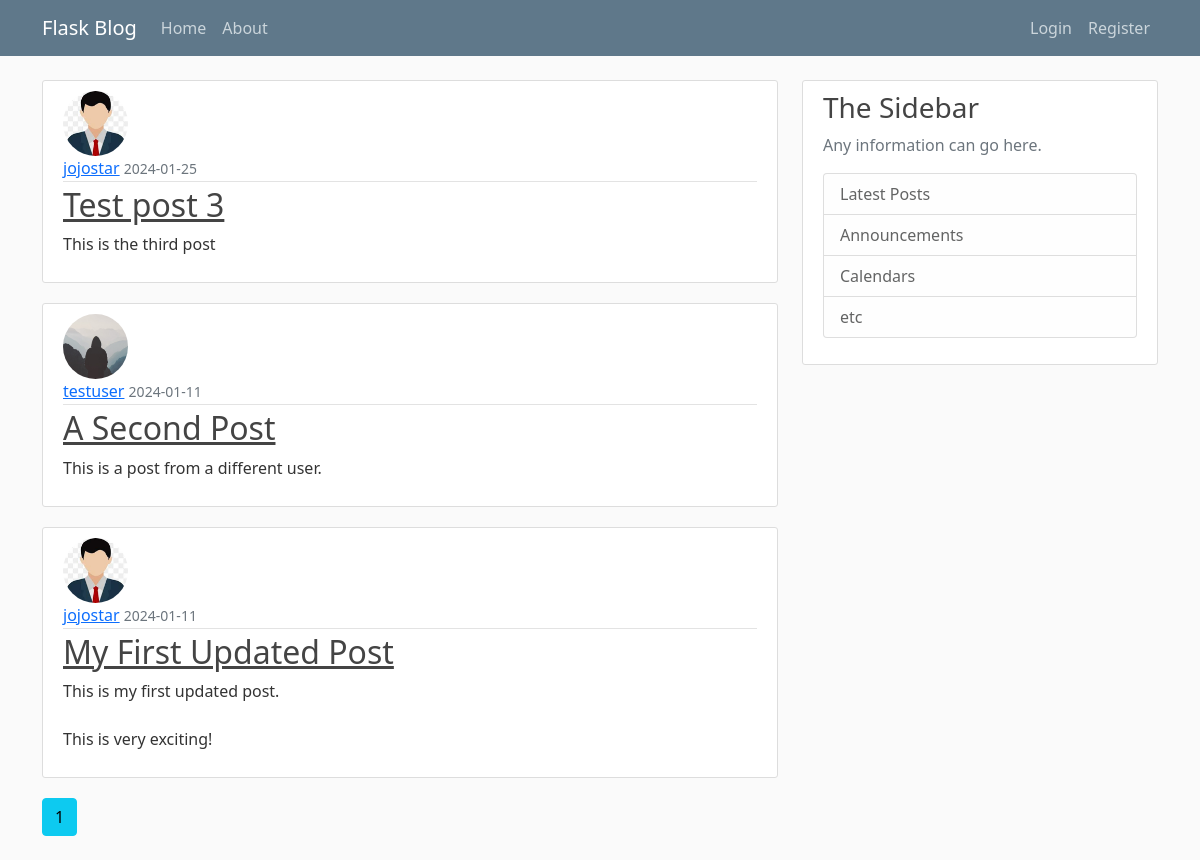
The page /home on the database its author committed.
### flaskblog/models.py (models this page shows, shortened)
class Post(db.Model):
    id = db.Column(db.Integer, primary_key=True)
    title =  db.Column(db.String(100), nullable=False)
    date_posted = db.Column(db.DateTime, nullable=False, default=datetime.utcnow)
    content = db.Column(db.Text, nullable=False)
    user_id = db.Column(db.Integer, db.ForeignKey('user.id'), nullable=False)

class User(db.Model, UserMixin):
    id = db.Column(db.Integer, primary_key=True)
    username = db.Column(db.String(20), unique=True, nullable=False)
    email = db.Column(db.String(120), unique=True, nullable=False)
    image_file = db.Column(db.String(20), nullable=False, default='default.jpg')
    password = db.Column(db.String(60), nullable=False)
    posts = db.relationship('Post', backref='author', lazy=True)

### flaskblog/main/routes.py (the view)
@main.route("/")
@main.route("/home")
def home():
    page = request.args.get('page', 1, type=int)
    posts = Post.query.order_by(Post.date_posted.desc()).paginate(page=page, per_page=5)
    return render_template('home.html', posts=posts)

### flaskblog/templates/home.html
{% extends "layout.html" %}
{% block content %}
    {% for post in posts.items %}
        <article class="media content-section">
            <img class="rounded-circle article-img" src="{{ url_for('static', filename='profile_pics/' + post.author.image_file) }}" alt="">
            <div class="media-body">
            <div class="article-metadata">
                <a class="mr-2" href="{{ url_for('users.user_posts', username=post.author.username) }}">{{ post.author.username }}</a>
                <small class="text-muted">{{ post.date_posted.strftime('%Y-%m-%d') }}</small>
            </div>
            <h2><a class="article-title" href="{{ url_for('posts.post', post_id=post.id) }}">{{ post.title }}</a></h2>
            <p class="article-content">{{ post.content }}</p>
            </div>
        </article>
    {% endfor %}
    {% for page_num in posts.iter_pages(left_edge=1, right_edge=1, left_current=1, right_current=2) %}
        {% if page_num %}
            {% if posts.page == page_num %}
                <a class="btn btn-info mb-4" href="{{ url_for('main.home', page=page_num) }}">{{ page_num }}</a>
            {% else %}
                <a class="btn btn-outline-info mb-4" href="{{ url_for('main.home', page=page_num) }}">{{ page_num }}</a>
            {% endif %}
        {% else %}
            ...
        {% endif %}
    {% endfor %}
{% endblock content %}

### flaskblog/templates/layout.html (shortened to what this page needs)
<!DOCTYPE html>
<html lang="en">
<head>
    <link href="https://cdn.jsdelivr.net/npm/bootstrap@5.0.2/dist/css/bootstrap.min.css" rel="stylesheet">
    <link rel="stylesheet" type="text/css" href="{{ url_for('static', filename='main.css') }}">
</head>
<body>
    <header class="site-header">
        <nav class="navbar navbar-expand-md navbar-dark bg-steel fixed-top">
          <div class="container">
            <a class="navbar-brand mr-4" href="/">Flask Blog</a>
            <div class="collapse navbar-collapse" id="navbarToggle">
              <div class="navbar-nav mr-auto">
                <a class="nav-item nav-link" href="{{ url_for('main.home') }}">Home</a>
                <a class="nav-item nav-link" href="{{ url_for('main.about') }}">About</a>
              </div>
              <div class="navbar-nav ms-auto">
                {% if current_user.is_authenticated %}
                  <a class="nav-item nav-link" href="{{ url_for('posts.new_post') }}">New Post</a>
                  <a class="nav-item nav-link" href="{{ url_for('users.account') }}">Account</a>
                  <a class="nav-item nav-link" href="{{ url_for('users.logout') }}">Logout</a>
                {% else %}
                  <a class="nav-item nav-link" href="{{ url_for('users.login') }}">Login</a>
                  <a class="nav-item nav-link" href="{{ url_for('users.register') }}">Register</a>
                {% endif %}
              </div>
            </div>
          </div>
        </nav>
    </header>
    <main role="main" class="container">
        <div class="row">
          <div class="col-md-8">
            {% block content %}{% endblock %}
          </div>
          <div class="col-md-4">
            <div class="content-section">
              <h3>The Sidebar</h3>
              <p class='text-muted'>Any information can go here.
                <ul class="list-group">
                  <li class="list-group-item list-group-item-light">Latest Posts</li>
                  <li class="list-group-item list-group-item-light">Announcements</li>
                  <li class="list-group-item list-group-item-light">Calendars</li>
                  <li class="list-group-item list-group-item-light">etc</li>
                </ul>
              </p>
            </div>
          </div>
        </div>
    </main>
</body>
</html>

### flaskblog/static/main.css (style rules this page uses)
body { background: #fafafa; color: #333333; margin-top: 5rem; }
h1, h2, h3, h4, h5, h6 { color: #444444; }
.bg-steel { background-color: #5f788a; }
.site-header .navbar-nav .nav-link { color: #cbd5db; }
.content-section { background: #ffffff; padding: 10px 20px; border: 1px solid #dddddd; border-radius: 3px; margin-bottom: 20px; }
.article-title { color: #444444; }
.article-content { white-space: pre-line; }
.article-img { height: 65px; width: 65px; margin-right: 16px; }
.article-metadata { padding-bottom: 1px; margin-bottom: 4px; border-bottom: 1px solid #e3e3e3 }

### rows shown on the page
Post: image_file (picture), author.username "jojostar", date_posted "2024-01-25", title "Test post 3", content "This is the third post"
Post: image_file (placeholder picture), author.username "testuser", date_posted "2024-01-11", title "A Second Post", content "This is a post from a different user."
Post: image_file (picture), author.username "jojostar", date_posted "2024-01-11", title "My First Updated Post", content "This is my first updated post. This is very exciting!"

### other values the page prints
{{ page_num }} "1"
